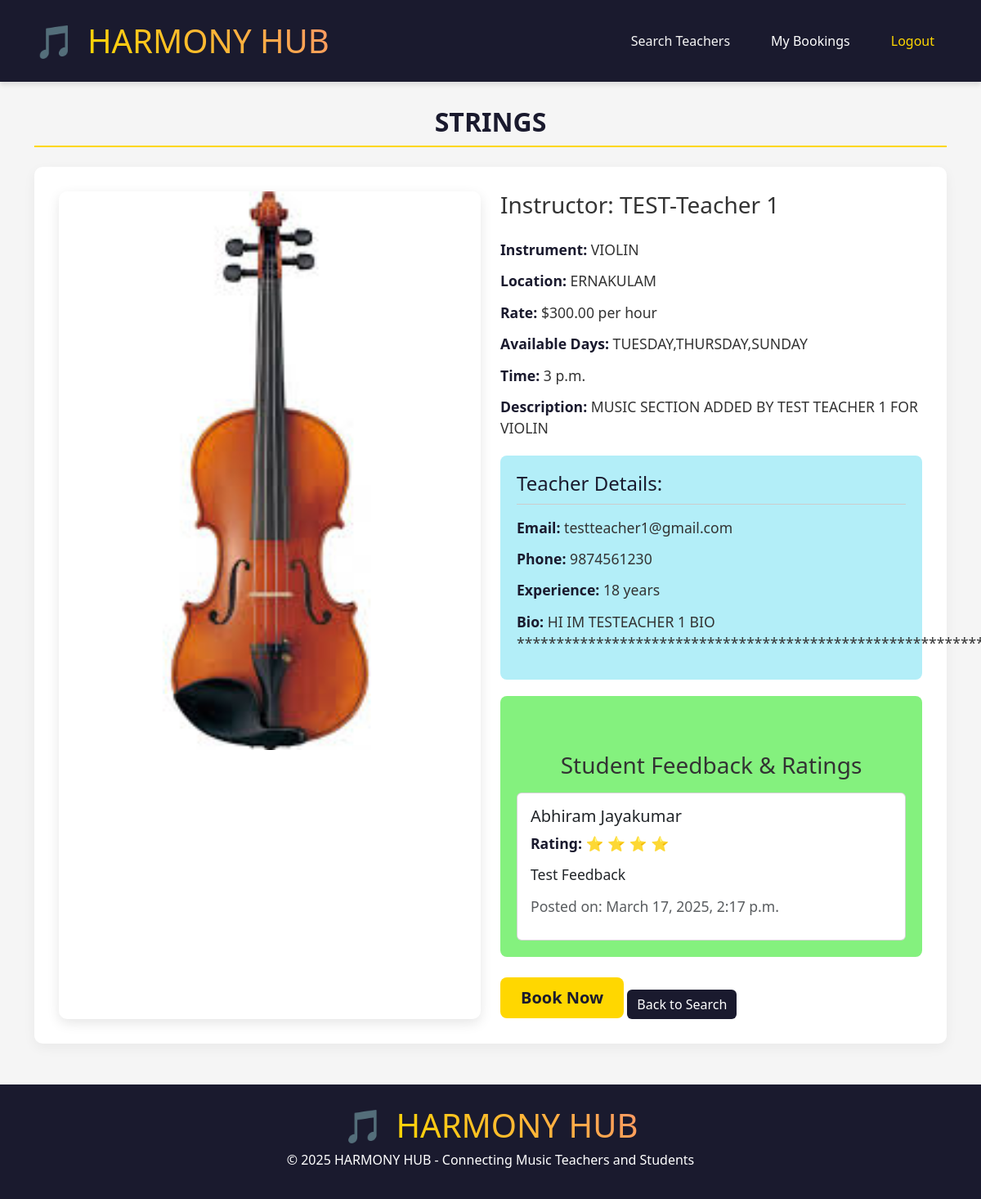
Screenshot of /Student/section/4/ with the database file from the repository.
### Teacher/models.py (models this page shows)
class MusicSection(models.Model):
    teacher = models.ForeignKey(Teacher, on_delete=models.CASCADE)
    section_name = models.CharField(max_length=255)
    instrument = models.CharField(max_length=100)
    rate_per_hour = models.DecimalField(max_digits=6, decimal_places=2)
    available_days = models.CharField(max_length=255)
    available_time = models.TimeField()
    location = models.CharField(max_length=255, blank=True, null=True)
    section_image = models.ImageField(upload_to='section_images/', blank=True, null=True)
    description = models.TextField(blank=True, null=True)
    is_active = models.BooleanField(default=True)

class Teacher(models.Model):
    name = models.CharField(max_length=150)
    email = models.EmailField(unique=True)
    phone_number = models.CharField(max_length=15)
    id_number = models.CharField(max_length=100, unique=True)
    subjects = models.TextField()
    experience = models.IntegerField()
    teacher_image = models.ImageField(upload_to='teacher_images/', blank=True, null=True)
    teacher_bio = models.TextField(blank=True, null=True)
    address = models.TextField(blank=True, null=True)
    location = models.CharField(max_length=255, blank=True, null=True)
    password = models.CharField(max_length=100)
    date_registered = models.DateTimeField(auto_now_add=True)
    teacher_approved_status = models.IntegerField(default=0)
    average_rating = models.FloatField(default=0.0)

### Student/models.py (models this page shows, shortened)
class TeacherFeedback(models.Model):
    student = models.ForeignKey(Student, on_delete=models.CASCADE, related_name="feedbacks")
    teacher = models.ForeignKey(Teacher, on_delete=models.CASCADE, related_name="feedbacks")
    rating = models.IntegerField(choices=[(1, '1 Star'), (2, '2 Stars'), (3, '3 Stars'), (4, '4 Stars'), (5, '5 Stars')])
    comment = models.TextField(blank=True, null=True)
    created_at = models.DateTimeField(auto_now_add=True)
    class Meta:
        unique_together = ('student', 'teacher')  # Ensure a student rates a teacher only once

class Student(models.Model):
    name = models.CharField(max_length=150)
    email = models.EmailField(unique=True)
    phone_number = models.CharField(max_length=15, unique=True)
    password = models.CharField(max_length=255)
    address = models.TextField(blank=True, null=True)
    skill_level = models.CharField(max_length=50, choices=[('Beginner', 'Beginner'), ('Intermediate', 'Intermediate'), ('Advanced', 'Advanced')], default='Beginner')
    date_registered = models.DateTimeField(auto_now_add=True)

### Student/views.py (the view)
# urls.py: path('section/<int:section_id>/', views.section_detail, name='section_detail'),
def section_detail(request, section_id):
    section = get_object_or_404(MusicSection, id=section_id)
    feedbacks = TeacherFeedback.objects.filter(teacher=section.teacher)  # Get teacher feedback
    return render(request, 'Student/section_detail.html', {
        'section': section,
        'feedbacks': feedbacks
    })

### Student/templates/Student/Section_detail.html (shortened to what this page needs)
<!DOCTYPE html>
<html lang="en">
<head>
    <link href="https://cdn.jsdelivr.net/npm/bootstrap@5.3.0/dist/css/bootstrap.min.css" rel="stylesheet">
</head>
<body>
    <header>
        <div class="container">
            <nav>
                <div class="logo">
                    <div class="logo-icon">🎵</div>
                    <h1>HARMONY HUB</h1>
                </div>
                <div class="nav-links">
                    <a href="{% url 'Student:search_teachers'%}" style="color: #f5f5f5;">Search Teachers</a>
                    <a href="{% url 'Student:student_bookings'%}" style="color: white;">My Bookings</a>
                    <a href="{% url 'Student:login'%}" style="color: #FFD700;" class="logout">Logout</a>
                </div>
            </nav>
        </div>
    </header>
    <div class="container">
        <h2 class="section-title text-center mb-4">{{ section.section_name }}</h2>
        <div class="section-card">
            <div class="row">
                <div class="col-md-6">
                    <div class="section-image">
                        <img src="{{ section.section_image.url }}" class="card-img-top" alt="Section Image" style="width: 100%; height: auto; object-fit: contain; max-height: 100%;" >                    </div>
                </div>
                <div class="col-md-6 section-info">
                    <h3 class="mb-4">Instructor: {{ section.teacher.name }}</h3>
                    <p><strong>Instrument:</strong> {{ section.instrument }}</p>
                    <p><strong>Location:</strong> {{ section.location }}</p>
                    <p><strong>Rate:</strong> ${{ section.rate_per_hour }} per hour</p>
                    <p><strong>Available Days:</strong> {{ section.available_days }}</p>
                    <p><strong>Time:</strong> {{ section.available_time }}</p>
                    <p><strong>Description:</strong> {{ section.description }}</p>
                    <div class="teacher-details">
                        <h4>Teacher Details:</h4>
                        <p><strong>Email:</strong> {{ section.teacher.email }}</p>
                        <p><strong>Phone:</strong> {{ section.teacher.phone_number }}</p>
                        <p><strong>Experience:</strong> {{ section.teacher.experience }} years</p>
                        <p><strong>Bio:</strong> {{ section.teacher.teacher_bio }}</p>
                    </div>
                    <div class="feedback-details">
                        <div class="feedback-section mt-5">
                            <h3 class="text-center">Student Feedback & Ratings</h3>
                            {% if feedbacks %}
                                {% for feedback in feedbacks %}
                                    <div class="card mt-3">
                                        <div class="card-body">
                                            <h5 class="card-title">{{ feedback.student.name }}</h5>
                                            <p><strong>Rating:</strong>
                                                {% for _ in "x"|rjust:feedback.rating %}
                                                    ⭐
                                                {% endfor %}
                                            </p>
                                            <p>{{ feedback.comment }}</p>
                                            <p class="text-muted">Posted on: {{ feedback.created_at }}</p>
                                        </div>
                                    </div>
                                {% endfor %}
                            {% else %}
                                <p class="text-muted text-center">No feedback available yet.</p>
                            {% endif %}
                        </div>
                    </div>
                    <div class="mt-4">
                        <a href="{% url 'Student:book_teacher' section.id %}" class="btn btn-book btn-lg">Book Now</a>
                        <a href="{% url 'Student:search_teachers' %}" class="btn btn-back mt-3">Back to Search</a>
                    </div>
                </div>
            </div>
        </div>
    </div>
    <footer>
        <div class="container">
            <div class="logo mx-auto" style="width: fit-content;">
                <div class="logo-icon">🎵</div>
                <h1>HARMONY HUB</h1>
            </div>
            <p>&copy; 2025 HARMONY HUB - Connecting Music Teachers and Students</p>
        </div>
    </footer>
</body>
</html>

### Student/templates/Student/Section_detail.html (style rules this page uses)
* { font-family: 'Segoe UI', Tahoma, Geneva, Verdana, sans-serif; }
body { background-color: #f5f5f5; color: #333; }
header { background-color: #1a1a2e; color: white; padding: 20px 0; box-shadow: 0 4px 6px rgba(0, 0, 0, 0.1); margin-bottom: 30px; }
.logo { display: flex; align-items: center; gap: 15px; }
.logo h1 { font-size: 2.5rem; background: linear-gradient(45deg, #FFD700, #ff9966); -webkit-background-clip: text; -webkit-text-fill-color: transparent; margin-bottom: 0; }
.logo-icon { font-size: 2.5rem; }
nav { display: flex; justify-content: space-between; align-items: center; }
.nav-links { display: flex; gap: 20px; }
.nav-links a { color: white; text-decoration: none; font-weight: 500; padding: 10px 15px; border-radius: 5px; transition: all 0.3s ease; }
.logout { color: #FFD700 !important; }
.section-card { background-color: white; border-radius: 10px; padding: 30px; box-shadow: 0 5px 15px rgba(0, 0, 0, 0.05); margin-bottom: 30px; }
.section-image { border-radius: 10px; overflow: hidden; box-shadow: 0 5px 15px rgba(0, 0, 0, 0.1); width: 100%; height: 100%; align-items: center; }
.section-title { color: #1a1a2e; font-weight: 700; border-bottom: 2px solid #FFD700; padding-bottom: 10px; margin-bottom: 20px; }
.teacher-details { background-color: #b3eef8; border-radius: 8px; padding: 20px; margin-top: 20px; }
.feedback-details { background-color: #84f17e; border-radius: 8px; padding: 20px; margin-top: 20px; }
.teacher-details h4 { color: #1a1a2e; border-bottom: 1px solid #ccc; padding-bottom: 10px; margin-bottom: 15px; }
.btn-book { background-color: #FFD700; color: #1a1a2e; border: none; font-weight: 600; padding: 10px 25px; transition: all 0.3s ease; }
.btn-back { background-color: #1a1a2e; color: white; border: none; transition: all 0.3s ease; }
footer { background-color: #1a1a2e; color: white; padding: 20px 0; text-align: center; margin-top: 50px; }
.section-info p { margin-bottom: 12px; font-size: 1.1rem; }
.section-info strong { color: #1a1a2e; font-weight: 600; }

### rows the page displays
MusicSection: section_name "STRINGS", section_image (picture), teacher.name "TEST-Teacher 1", instrument "VIOLIN", location "ERNAKULAM", rate_per_hour "300.00", available_days "TUESDAY,THURSDAY,SUNDAY", available_time "3 p.m.", description "MUSIC SECTION ADDED BY TEST TEACHER 1 FOR VIOLIN", teacher.email "testteacher1@gmail.com", teacher.phone_number "9874561230", teacher.experience "18", teacher.teacher_bio "HI IM TESTEACHER 1 BIO…"
TeacherFeedback: student.name "Abhiram Jayakumar", rating 4 (drawn), comment "Test Feedback", created_at "March 17, 2025, 2:17 p.m."
